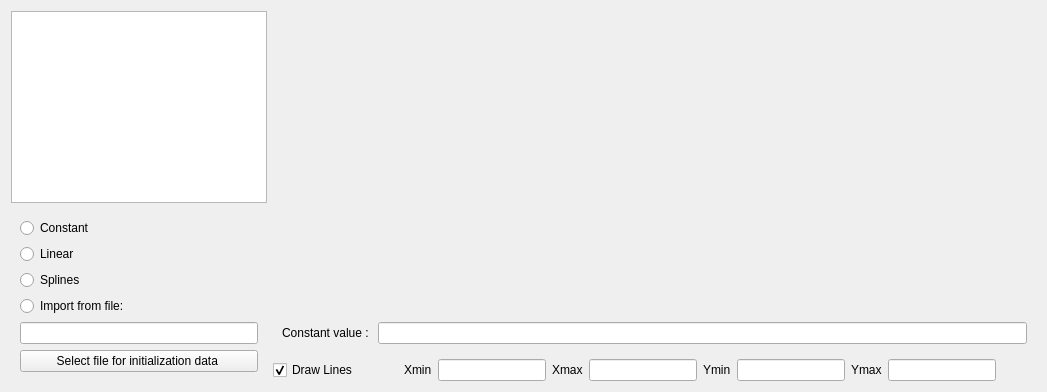
      <widget class="QWidget" name="Initialization">
       <property name="statusTip">
        <string notr="true"/>
       </property>
       <attribute name="title">
        <string>Starting &amp;Point</string>
       </attribute>
       <layout class="QHBoxLayout" name="horizontalLayout_24">
        <item>
         <layout class="QVBoxLayout" name="verticalLayout_17">
          <item>
           <widget class="QTreeView" name="initTreeView">
            <property name="sizePolicy">
             <sizepolicy hsizetype="Minimum" vsizetype="Expanding">
              <horstretch>0</horstretch>
              <verstretch>0</verstretch>
             </sizepolicy>
            </property>
            <property name="editTriggers">
             <set>QAbstractItemView::NoEditTriggers</set>
            </property>
           </widget>
          </item>
          <item>
           <widget class="QFrame" name="initRadioButtonsFrame_2">
            <property name="sizePolicy">
             <sizepolicy hsizetype="Preferred" vsizetype="Preferred">
              <horstretch>0</horstretch>
              <verstretch>0</verstretch>
             </sizepolicy>
            </property>
            <layout class="QVBoxLayout" name="verticalLayout_16">
             <item>
              <widget class="QRadioButton" name="constantInitRadioButton">
               <property name="text">
                <string>Constant</string>
               </property>
               <property name="autoExclusive">
                <bool>true</bool>
               </property>
              </widget>
             </item>
             <item>
              <widget class="QRadioButton" name="linearInitRadioButton">
               <property name="text">
                <string>Linear</string>
               </property>
               <property name="autoExclusive">
                <bool>true</bool>
               </property>
              </widget>
             </item>
             <item>
              <widget class="QRadioButton" name="splinesInitRadioButton">
               <property name="text">
                <string>Splines</string>
               </property>
              </widget>
             </item>
             <item>
              <widget class="QRadioButton" name="fileInitRadioButton">
               <property name="text">
                <string>Import from file:</string>
               </property>
               <property name="autoExclusive">
                <bool>true</bool>
               </property>
              </widget>
             </item>
             <item>
              <widget class="QLineEdit" name="initFileLineEdit">
               <property name="sizePolicy">
                <sizepolicy hsizetype="Preferred" vsizetype="Fixed">
                 <horstretch>0</horstretch>
                 <verstretch>0</verstretch>
                </sizepolicy>
               </property>
               <property name="readOnly">
                <bool>true</bool>
               </property>
              </widget>
             </item>
             <item>
              <widget class="QPushButton" name="initFilePushButton">
               <property name="sizePolicy">
                <sizepolicy hsizetype="Preferred" vsizetype="Fixed">
                 <horstretch>0</horstretch>
                 <verstretch>0</verstretch>
                </sizepolicy>
               </property>
               <property name="text">
                <string>Select file for initialization data </string>
               </property>
               <property name="icon">
                <iconset resource="resources_bocop.qrc">
                 <normaloff>:/icons/doc-open</normaloff>:/icons/doc-open</iconset>
               </property>
              </widget>
             </item>
            </layout>
           </widget>
          </item>
         </layout>
        </item>
        <item>
         <layout class="QVBoxLayout" name="verticalLayout_6">
          <item>
           <widget class="QwtPlot" name="initQwtPlot">
            <property name="sizePolicy">
             <sizepolicy hsizetype="Preferred" vsizetype="Expanding">
              <horstretch>0</horstretch>
              <verstretch>0</verstretch>
             </sizepolicy>
            </property>
            <property name="statusTip">
             <string notr="true">Left-click to select - Click and hold to move a point - Backspace, Suppr or D to remove selected point - Ctrl + left-click to add a point</string>
            </property>
           </widget>
          </item>
          <item>
           <widget class="QFrame" name="constantInitFrame">
            <layout class="QHBoxLayout" name="horizontalLayout_23">
             <item>
              <widget class="QLabel" name="label_5">
               <property name="text">
                <string>Constant value : </string>
               </property>
              </widget>
             </item>
             <item>
              <widget class="QLineEdit" name="constantInitLineEdit"/>
             </item>
            </layout>
           </widget>
          </item>
          <item>
           <layout class="QHBoxLayout" name="initBoundsLayout">
            <item>
             <widget class="QCheckBox" name="initLinescheckBox">
              <property name="text">
               <string>Draw Lines</string>
              </property>
              <property name="checked">
               <bool>true</bool>
              </property>
             </widget>
            </item>
            <item>
             <spacer name="horizontalSpacer_14">
              <property name="orientation">
               <enum>Qt::Horizontal</enum>
              </property>
              <property name="sizeHint" stdset="0">
               <size>
                <width>40</width>
                <height>20</height>
               </size>
              </property>
             </spacer>
            </item>
            <item>
             <widget class="QLabel" name="initXmin_label">
              <property name="text">
               <string>Xmin</string>
              </property>
             </widget>
            </item>
            <item>
             <widget class="QLineEdit" name="initXmin_lineEdit">
              <property name="sizePolicy">
               <sizepolicy hsizetype="Expanding" vsizetype="Minimum">
                <horstretch>0</horstretch>
                <verstretch>0</verstretch>
               </sizepolicy>
              </property>
              <property name="toolTip">
               <string>Lower bound on the X scale</string>
              </property>
              <property name="statusTip">
               <string>Enter a new value, and press Return.</string>
              </property>
              <property name="whatsThis">
               <string>Lower bound on the X scale</string>
              </property>
              <property name="text">
               <string/>
              </property>
             </widget>
            </item>
            <item>
             <widget class="QLabel" name="initXmax_label">
              <property name="text">
               <string>Xmax</string>
              </property>
             </widget>
            </item>
            <item>
             <widget class="QLineEdit" name="initXmax_lineEdit">
              <property name="sizePolicy">
               <sizepolicy hsizetype="Expanding" vsizetype="Minimum">
                <horstretch>0</horstretch>
                <verstretch>0</verstretch>
               </sizepolicy>
              </property>
              <property name="toolTip">
               <string>Upper bound on the X scale</string>
              </property>
              <property name="statusTip">
               <string>Enter a new value, and press Return.</string>
              </property>
              <property name="whatsThis">
               <string>Upper bound on the X scale</string>
              </property>
              <property name="text">
               <string/>
              </property>
             </widget>
            </item>
            <item>
             <widget class="QLabel" name="initYmin_label">
              <property name="text">
               <string>Ymin</string>
              </property>
             </widget>
            </item>
            <item>
             <widget class="QLineEdit" name="initYmin_lineEdit">
              <property name="sizePolicy">
               <sizepolicy hsizetype="Expanding" vsizetype="Minimum">
                <horstretch>0</horstretch>
                <verstretch>0</verstretch>
               </sizepolicy>
              </property>
              <property name="toolTip">
               <string>Lower bound on the Y scale</string>
              </property>
              <property name="statusTip">
               <string>Enter a new value, and press Return.</string>
              </property>
             </widget>
            </item>
            <item>
             <widget class="QLabel" name="initYmax_label">
              <property name="text">
               <string>Ymax</string>
              </property>
             </widget>
            </item>
            <item>
             <widget class="QLineEdit" name="initYmax_lineEdit">
              <property name="sizePolicy">
               <sizepolicy hsizetype="Expanding" vsizetype="Minimum">
                <horstretch>0</horstretch>
                <verstretch>0</verstretch>
               </sizepolicy>
              </property>
              <property name="toolTip">
               <string>Upper bound on the Y scale</string>
              </property>
              <property name="statusTip">
               <string>Enter a new value, and press Return.</string>
              </property>
             </widget>
            </item>
            <item>
             <spacer name="horizontalSpacer_13">
              <property name="orientation">
               <enum>Qt::Horizontal</enum>
              </property>
              <property name="sizeHint" stdset="0">
               <size>
                <width>40</width>
                <height>20</height>
               </size>
              </property>
             </spacer>
            </item>
           </layout>
          </item>
         </layout>
        </item>
       </layout>
      </widget>
